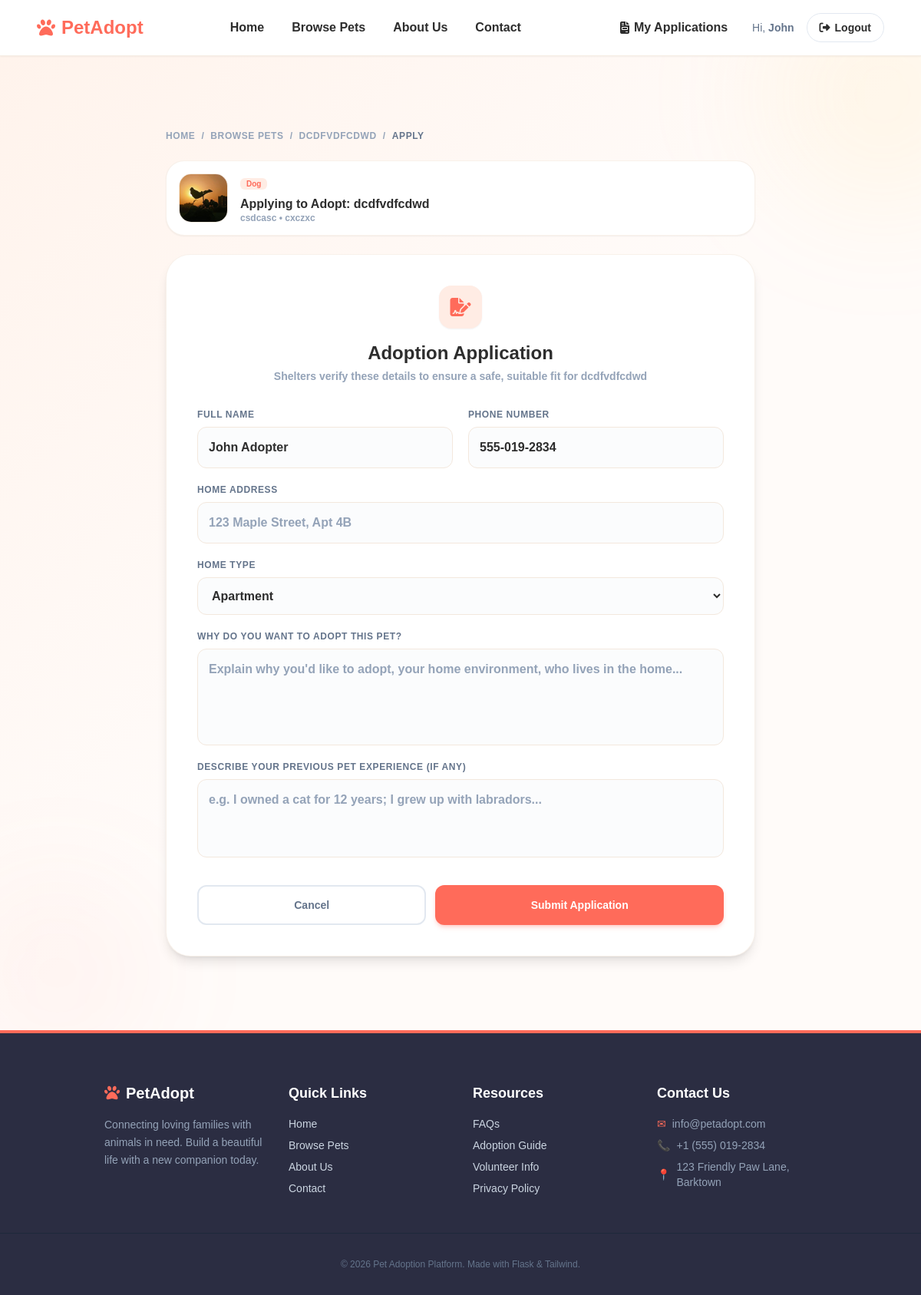
Screenshot of /adopt/5 (signed in) with the database file from the repository.
### models.py (models this page shows, shortened)
class User(db.Model, UserMixin):
    __tablename__ = 'users'
    id = db.Column(db.Integer, primary_key=True)
    name = db.Column(db.String(100), nullable=False)
    email = db.Column(db.String(120), unique=True, nullable=False)
    password_hash = db.Column(db.String(255), nullable=False)
    role = db.Column(db.String(20), nullable=False, default='adopter')  # adopter, shelter, admin
    phone = db.Column(db.String(20), nullable=True)
    city = db.Column(db.String(100), nullable=True)
    created_at = db.Column(db.DateTime, default=datetime.utcnow)
    pets = db.relationship('Pet', backref='shelter', lazy=True, cascade="all, delete-orphan")
    applications = db.relationship('AdoptionApplication', backref='applicant', lazy=True, cascade="all, delete-orphan")

class Pet(db.Model):
    __tablename__ = 'pets'
    id = db.Column(db.Integer, primary_key=True)
    name = db.Column(db.String(100), nullable=False)
    species = db.Column(db.String(50), nullable=False)  # Dog, Cat, Rabbit, Bird, Other
    breed = db.Column(db.String(100), nullable=True)
    age = db.Column(db.Integer, nullable=True)
    gender = db.Column(db.String(20), nullable=False)  # Male, Female
    size = db.Column(db.String(20), nullable=False)  # Small, Medium, Large
    color = db.Column(db.String(50), nullable=True)
    description = db.Column(db.Text, nullable=True)
    photo = db.Column(db.String(255), nullable=True, default='default_pet.png')
    location = db.Column(db.String(100), nullable=False)
    vaccinated = db.Column(db.Boolean, default=False)
    is_adopted = db.Column(db.Boolean, default=False)
    shelter_id = db.Column(db.Integer, db.ForeignKey('users.id'), nullable=False)
    created_at = db.Column(db.DateTime, default=datetime.utcnow)
    applications = db.relationship('AdoptionApplication', backref='pet', lazy=True, cascade="all, delete-orphan")

### adoption_routes.py (the view, shortened to what this page needs)
@adoptions_bp.route('/adopt/<int:pet_id>', methods=['GET', 'POST'])
@login_required
@role_required('adopter')
def apply(pet_id):
    pet = Pet.query.get_or_404(pet_id)
    if pet.is_adopted:
        flash('This pet has already been adopted!', 'warning')
        return redirect(url_for('pets.pet_detail', pet_id=pet.id))
    existing_app = AdoptionApplication.query.filter_by(
        pet_id=pet.id,
        applicant_id=current_user.id
    ).first()
    if existing_app:
        flash(f'You have already submitted an application for {pet.name}.', 'info')
        return redirect(url_for('adoptions.my_applications'))
    form = AdoptionForm()
    if request.method == 'GET':
        form.full_name.data = current_user.name
        form.phone.data = current_user.phone
    return render_template('adoptions/apply.html', form=form, pet=pet)

### templates/adoptions/apply.html (shortened to what this page needs)
{% extends 'base.html' %}
{% block content %}
<section class="py-16 md:py-24 bg-gradient-to-br from-[#ffece4]/40 via-[#fffbf9] to-[#fffbf9] px-6 md:px-12 relative overflow-hidden text-left">
    <div class="absolute top-[-100px] right-[-100px] w-[300px] h-[300px] rounded-full bg-[#ffc857]/10 blur-[80px] pointer-events-none"></div>
    <div class="absolute bottom-[-50px] left-[-50px] w-[250px] h-[250px] rounded-full bg-[#ff7e67]/5 blur-[70px] pointer-events-none"></div>
    <div class="container mx-auto max-w-3xl z-10 relative">
        <nav class="flex items-center gap-2 text-xs font-bold uppercase tracking-wider text-slate-400 mb-6">
            <a href="{{ url_for('general.home') }}" class="hover:text-primary transition-colors">Home</a>
            <span>/</span>
            <a href="{{ url_for('pets.pet_list') }}" class="hover:text-primary transition-colors">Browse Pets</a>
            <span>/</span>
            <a href="{{ url_for('pets.pet_detail', pet_id=pet.id) }}" class="hover:text-primary transition-colors">{{ pet.name }}</a>
            <span>/</span>
            <span class="text-slate-500">Apply</span>
        </nav>
        <div class="bg-white border border-border/60 rounded-3xl p-4 shadow-sm mb-6 flex items-center gap-4">
            <div class="w-16 h-16 rounded-2xl overflow-hidden border border-border flex-shrink-0 bg-slate-50">
                {% if pet.photo %}
                    <img
                      src="{{ url_for('static', filename='uploads/pet_photos/' + pet.photo) }}"
                      alt="{{ pet.name }}"
                      class="w-full h-full object-cover"
                    />
                {% else %}
                    <img
                      src="{{ url_for('static', filename='uploads/pet_photos/default_pet.png') }}"
                      alt="{{ pet.name }}"
                      class="w-full h-full object-cover"
                    />
                {% endif %}
            </div>
            <div>
                <span class="text-[10px] font-bold px-2 py-0.5 bg-primary-light text-primary rounded-md">
                    {{ pet.species }}
                </span>
                <h2 class="text-base font-black text-dark mt-1">Applying to Adopt: {{ pet.name }}</h2>
                <p class="text-xs text-slate-400 font-semibold leading-none">
                    {% if pet.breed %}{{ pet.breed }}{% else %}Mixed Breed{% endif %} &bull; {{ pet.location }}
                </p>
            </div>
        </div>
        <div class="bg-white border border-border/60 rounded-[32px] p-8 md:p-10 shadow-lg">
            <div class="text-center mb-8">
                <div class="w-14 h-14 bg-primary-light text-primary rounded-2xl flex items-center justify-center text-2xl mx-auto mb-4 shadow-sm">
                    <i class="fa-solid fa-file-signature"></i>
                </div>
                <h1 class="text-2xl font-black text-dark mb-1">Adoption Application</h1>
                <p class="text-slate-400 text-sm font-semibold">Shelters verify these details to ensure a safe, suitable fit for {{ pet.name }}</p>
            </div>
            <form method="POST" action="{{ url_for('adoptions.apply', pet_id=pet.id) }}" novalidate class="space-y-5">
                <div class="grid grid-cols-1 md:grid-cols-2 gap-5">
                    <div class="flex flex-col gap-2">
                        {{ form.full_name.label(class="text-xs font-bold text-slate-500 uppercase tracking-wider") }}
                        {{ form.full_name(class="w-full bg-slate-50/50 p-3.5 rounded-xl border outline-none text-base text-dark placeholder:text-slate-400 font-semibold transition-all focus:bg-white " + ("border-red-400 focus:border-red-500 focus:ring-4 focus:ring-red-100" if form.full_name.errors else "border-border focus:border-primary focus:ring-4 focus:ring-primary/10"), placeholder="Jane Doe") }}
                    </div>
                    <div class="flex flex-col gap-2">
                        {{ form.phone.label(class="text-xs font-bold text-slate-500 uppercase tracking-wider") }}
                        {{ form.phone(class="w-full bg-slate-50/50 p-3.5 rounded-xl border outline-none text-base text-dark placeholder:text-slate-400 font-semibold transition-all focus:bg-white " + ("border-red-400 focus:border-red-500 focus:ring-4 focus:ring-red-100" if form.phone.errors else "border-border focus:border-primary focus:ring-4 focus:ring-primary/10"), placeholder="555-123-4567") }}
                    </div>
                    <div class="flex flex-col gap-2 md:col-span-2">
                        {{ form.address.label(class="text-xs font-bold text-slate-500 uppercase tracking-wider") }}
                        {{ form.address(class="w-full bg-slate-50/50 p-3.5 rounded-xl border outline-none text-base text-dark placeholder:text-slate-400 font-semibold transition-all focus:bg-white " + ("border-red-400 focus:border-red-500 focus:ring-4 focus:ring-red-100" if form.address.errors else "border-border focus:border-primary focus:ring-4 focus:ring-primary/10"), placeholder="123 Maple Street, Apt 4B") }}
                    </div>
                    <div class="flex flex-col gap-2 md:col-span-2">
                        {{ form.home_type.label(class="text-xs font-bold text-slate-500 uppercase tracking-wider") }}
                        {{ form.home_type(class="w-full bg-slate-50/50 p-3.5 rounded-xl border border-border outline-none text-base text-dark font-semibold transition-all focus:bg-white focus:border-primary focus:ring-4 focus:ring-primary/10 cursor-pointer") }}
                    </div>
                    <div class="flex flex-col gap-2 md:col-span-2">
                        {{ form.reason.label(class="text-xs font-bold text-slate-500 uppercase tracking-wider") }}
                        {{ form.reason(class="w-full bg-slate-50/50 p-3.5 rounded-xl border outline-none text-base text-dark placeholder:text-slate-400 font-semibold transition-all focus:bg-white resize-none " + ("border-red-400 focus:border-red-500 focus:ring-4 focus:ring-red-100" if form.reason.errors else "border-border focus:border-primary focus:ring-4 focus:ring-primary/10"), rows="4", placeholder="Explain why you'd like to adopt, your home environment, who lives in the home...") }}
                    </div>
                    <div class="flex flex-col gap-2 md:col-span-2">
                        {{ form.previous_pet_experience.label(class="text-xs font-bold text-slate-500 uppercase tracking-wider") }}
                        {{ form.previous_pet_experience(class="w-full bg-slate-50/50 p-3.5 rounded-xl border outline-none text-base text-dark placeholder:text-slate-400 font-semibold transition-all focus:bg-white resize-none " + ("border-red-400 focus:border-red-500 focus:ring-4 focus:ring-red-100" if form.previous_pet_experience.errors else "border-border focus:border-primary focus:ring-4 focus:ring-primary/10"), rows="3", placeholder="e.g. I owned a cat for 12 years; I grew up with labradors...") }}
                    </div>
                </div>
                <div class="pt-4 flex flex-col sm:flex-row gap-3">
                    <a
                      href="{{ url_for('pets.pet_detail', pet_id=pet.id) }}"
                      class="flex-grow py-3.5 px-6 border-2 border-slate-200 hover:border-slate-300 text-slate-500 font-bold rounded-xl text-center text-sm transition-all active:scale-95 hover:bg-slate-50"
                    >
                        Cancel
                    </a>
                    {{ form.submit(class="flex-grow py-4 px-6 bg-primary hover:bg-primary-hover text-white font-bold rounded-xl shadow-md shadow-primary/25 transition-all text-sm active:scale-95 hover:-translate-y-0.5 cursor-pointer") }}
                </div>
            </form>
        </div>
    </div>
</section>
{% endblock %}

### templates/base.html (shortened to what this page needs)
<!DOCTYPE html>
<html lang="en">
<head>
    <script src="https://cdn.tailwindcss.com"></script>
    <link href="https://cdnjs.cloudflare.com/ajax/libs/font-awesome/6.4.2/css/all.min.css" rel="stylesheet">
    <link href="{{ url_for('static', filename='css/style.css') }}" rel="stylesheet">
</head>
<body class="bg-[#FFF8F1] text-[#2D2D2D] font-sans antialiased overflow-x-hidden flex flex-col min-h-screen">
    <nav class="sticky top-0 z-40 bg-white/95 backdrop-blur-md border-b border-[#f1e3d3]/60 shadow-sm py-4 px-6 md:px-12 flex justify-between items-center transition-all">
        <a href="{{ url_for('general.home') }}" class="flex items-center gap-2 text-primary font-black text-2xl">
            <i class="fa-solid fa-paw"></i>
            <span>PetAdopt</span>
        </a>
        <div class="hidden lg:flex items-center gap-1">
            <a href="{{ url_for('general.home') }}" class="px-4 py-2 rounded-xl text-base font-semibold transition-all {% if request.endpoint == 'general.home' %}text-primary bg-primary-light{% else %}text-dark hover:text-primary hover:bg-primary-light/40{% endif %}">Home</a>
            <a href="{{ url_for('pets.pet_list') }}" class="px-4 py-2 rounded-xl text-base font-semibold transition-all {% if request.endpoint == 'pets.pet_list' %}text-primary bg-primary-light{% else %}text-dark hover:text-primary hover:bg-primary-light/40{% endif %}">Browse Pets</a>
            <a href="{{ url_for('general.about') }}" class="px-4 py-2 rounded-xl text-base font-semibold transition-all {% if request.endpoint == 'general.about' %}text-primary bg-primary-light{% else %}text-dark hover:text-primary hover:bg-primary-light/40{% endif %}">About Us</a>
            <a href="{{ url_for('general.contact') }}" class="px-4 py-2 rounded-xl text-base font-semibold transition-all {% if request.endpoint == 'general.contact' %}text-primary bg-primary-light{% else %}text-dark hover:text-primary hover:bg-primary-light/40{% endif %}">Contact</a>
        </div>
        <div class="hidden lg:flex items-center gap-3">
            {% if current_user.is_authenticated %}
                <div class="flex items-center gap-4">
                    {% if current_user.role == 'adopter' %}
                        <a href="{{ url_for('adoptions.my_applications') }}" class="flex items-center gap-1.5 px-4 py-2 rounded-xl text-base font-semibold transition-all {% if request.endpoint == 'adoptions.my_applications' %}text-primary bg-primary-light{% else %}text-dark hover:text-primary{% endif %}">
                            <i class="fa-solid fa-file-invoice"></i> My Applications
                        </a>
                    {% endif %}
                    <span class="text-sm font-medium text-slate-500">
                        Hi, <strong>{{ current_user.name.split(' ')[0] }}</strong>
                    </span>
                    <a href="{{ url_for('auth.logout') }}" class="flex items-center gap-1.5 px-4 py-2 rounded-full border border-slate-200 hover:border-primary hover:text-primary font-semibold text-sm transition-all">
                        <i class="fa-solid fa-right-from-bracket"></i> Logout
                    </a>
                </div>
            {% endif %}
        </div>
    </nav>
    <main class="flex-grow">
        {% block content %}{% endblock %}
    </main>
    <footer class="bg-[#2b2d42] text-[#ecf0f1] pt-16 pb-8 border-t-4 border-primary">
        <div class="container mx-auto px-6 md:px-12 grid grid-cols-1 md:grid-cols-4 gap-8">
            <div>
                <h5 class="text-white text-xl font-black flex items-center gap-2 mb-4">
                    <i class="fa-solid fa-paw text-primary"></i> PetAdopt
                </h5>
                <p class="text-slate-400 text-sm leading-relaxed">Connecting loving families with animals in need. Build a beautiful life with a new companion today.</p>
            </div>
            <div>
                <h6 class="text-white font-bold text-lg mb-4">Quick Links</h6>
                <div class="flex flex-col gap-2">
                    <a href="{{ url_for('general.home') }}" class="text-left text-slate-300 hover:text-primary text-sm transition-all">Home</a>
                    <a href="{{ url_for('pets.pet_list') }}" class="text-left text-slate-300 hover:text-primary text-sm transition-all">Browse Pets</a>
                    <a href="{{ url_for('general.about') }}" class="text-left text-slate-300 hover:text-primary text-sm transition-all">About Us</a>
                    <a href="{{ url_for('general.contact') }}" class="text-left text-slate-300 hover:text-primary text-sm transition-all">Contact</a>
                </div>
            </div>
            <div>
                <h6 class="text-white font-bold text-lg mb-4">Resources</h6>
                <div class="flex flex-col gap-2 text-slate-300 text-sm">
                    <a href="#" class="hover:text-primary transition-all">FAQs</a>
                    <a href="#" class="hover:text-primary transition-all">Adoption Guide</a>
                    <a href="#" class="hover:text-primary transition-all">Volunteer Info</a>
                    <a href="#" class="hover:text-primary transition-all">Privacy Policy</a>
                </div>
            </div>
            <div>
                <h6 class="text-white font-bold text-lg mb-4">Contact Us</h6>
                <p class="text-slate-400 text-sm mb-2 flex items-center gap-2"><span class="text-primary">✉</span> info@petadopt.com</p>
                <p class="text-slate-400 text-sm mb-2 flex items-center gap-2"><span class="text-primary">📞</span> +1 (555) 019-2834</p>
                <p class="text-slate-400 text-sm flex items-center gap-2"><span class="text-primary">📍</span> 123 Friendly Paw Lane, Barktown</p>
            </div>
        </div>
        <div class="border-t border-slate-800 pt-8 mt-12 text-center text-slate-500 text-xs">
            <p>&copy; 2026 Pet Adoption Platform. Made with Flask & Tailwind.</p>
        </div>
    </footer>
</body>
</html>

### rows the page displays
User: name "John", phone "555-019-2834"
Pet: name "DCDFVDFCDWD", photo (picture), species "Dog", name "dcdfvdfcdwd", breed "csdcasc", location "cxczxc"
